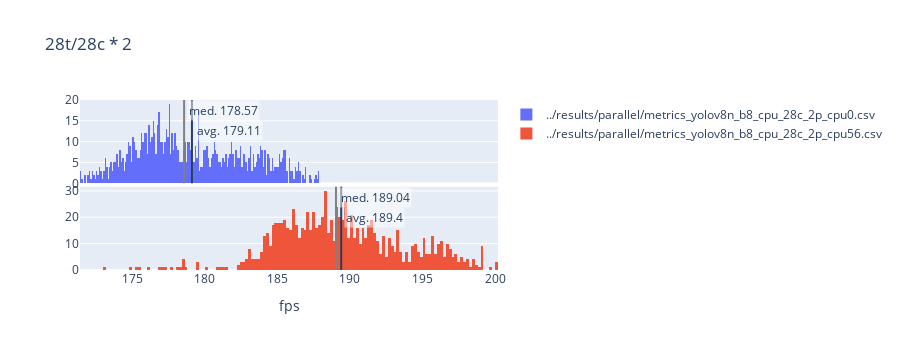
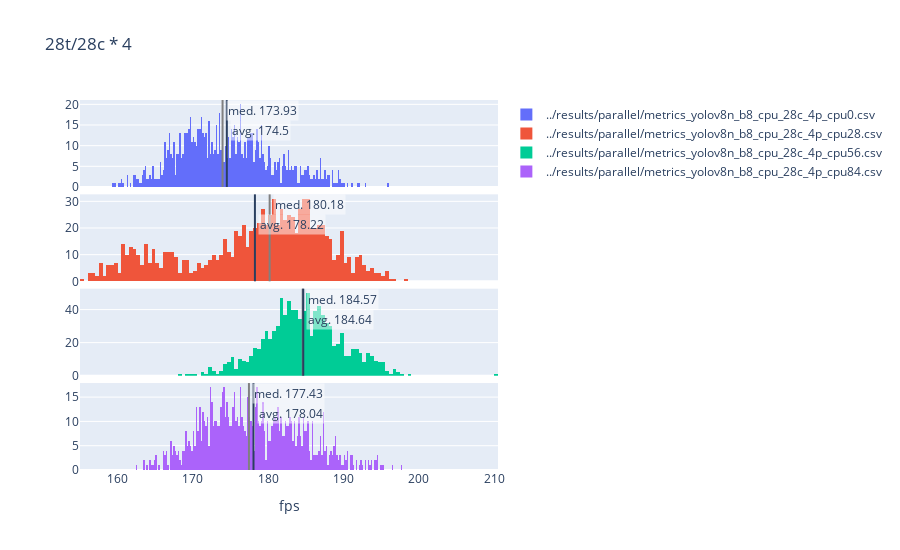

The notebook cell these images were saved under, in order:
### Code cell
files = [
    '../results/parallel/metrics_yolov8n_b8_cpu_28c_2p_cpu0.csv',
    '../results/parallel/metrics_yolov8n_b8_cpu_28c_2p_cpu56.csv',
]

create_histograms([read_metrics(f) for f in files], files, '28t/28c * 2', 'fps').show()

files = [
    '../results/parallel/metrics_yolov8n_b8_cpu_28c_4p_cpu0.csv',
    '../results/parallel/metrics_yolov8n_b8_cpu_28c_4p_cpu28.csv',
    '../results/parallel/metrics_yolov8n_b8_cpu_28c_4p_cpu56.csv',
    '../results/parallel/metrics_yolov8n_b8_cpu_28c_4p_cpu84.csv',
]

create_histograms([read_metrics(f) for f in files], files, '28t/28c * 4', 'fps').show()

### Figure 1 — Plotly figure (JSON) as saved in the notebook; plotly's stock layout.template omitted (floating-point values rounded to 4 significant figures; data arrays with more than 128 entries replaced by an {"elided": "..."} marker saying what was removed)
{"data": [{"name": "../results/parallel/metrics_yolov8n_b8_cpu_28c_2p_cpu0.csv", "nbinsx": 200, "type": "histogram", "x": {"elided": "990 float values"}, "xaxis": "x", "yaxis": "y"}, {"name": "../results/parallel/metrics_yolov8n_b8_cpu_28c_2p_cpu56.csv", "nbinsx": 200, "type": "histogram", "x": {"elided": "990 float values"}, "xaxis": "x2", "yaxis": "y2"}], "layout": {"annotations": [{"bgcolor": "rgba(255,255,255,0.5)", "showarrow": false, "text": "med. 178.57", "x": 178.6, "xanchor": "left", "xref": "x", "xshift": 3, "y": 1, "yanchor": "top", "yref": "y domain"}, {"bgcolor": "rgba(255,255,255,0.5)", "showarrow": false, "text": "avg. 179.11", "x": 179.1, "xanchor": "left", "xref": "x", "xshift": 3, "y": 1, "yanchor": "top", "yref": "y domain", "yshift": -20}, {"bgcolor": "rgba(255,255,255,0.5)", "showarrow": false, "text": "med. 189.04", "x": 189.0, "xanchor": "left", "xref": "x2", "xshift": 3, "y": 1, "yanchor": "top", "yref": "y2 domain"}, {"bgcolor": "rgba(255,255,255,0.5)", "showarrow": false, "text": "avg. 189.4", "x": 189.4, "xanchor": "left", "xref": "x2", "xshift": 3, "y": 1, "yanchor": "top", "yref": "y2 domain", "yshift": -20}], "height": 350, "shapes": [{"line": {"color": "grey"}, "type": "line", "x0": 178.6, "x1": 178.6, "xref": "x", "y0": 0, "y1": 1, "yref": "y domain"}, {"type": "line", "x0": 179.1, "x1": 179.1, "xref": "x", "y0": 0, "y1": 1, "yref": "y domain"}, {"line": {"color": "grey"}, "type": "line", "x0": 189.0, "x1": 189.0, "xref": "x2", "y0": 0, "y1": 1, "yref": "y2 domain"}, {"type": "line", "x0": 189.4, "x1": 189.4, "xref": "x2", "y0": 0, "y1": 1, "yref": "y2 domain"}], "title": {"text": "28t/28c * 2"}, "xaxis": {"anchor": "y", "domain": [0, 1], "matches": "x2", "showticklabels": false}, "xaxis2": {"anchor": "y2", "domain": [0, 1], "title": {"text": "fps"}}, "yaxis": {"anchor": "x", "domain": [0.51, 1]}, "yaxis2": {"anchor": "x2", "domain": [0, 0.49]}}}

### Figure 2 — Plotly figure (JSON) as saved in the notebook; plotly's stock layout.template omitted (floating-point values rounded to 4 significant figures; data arrays with more than 128 entries replaced by an {"elided": "..."} marker saying what was removed)
{"data": [{"name": "../results/parallel/metrics_yolov8n_b8_cpu_28c_4p_cpu0.csv", "nbinsx": 200, "type": "histogram", "x": {"elided": "990 float values"}, "xaxis": "x", "yaxis": "y"}, {"name": "../results/parallel/metrics_yolov8n_b8_cpu_28c_4p_cpu28.csv", "nbinsx": 200, "type": "histogram", "x": {"elided": "990 float values"}, "xaxis": "x2", "yaxis": "y2"}, {"name": "../results/parallel/metrics_yolov8n_b8_cpu_28c_4p_cpu56.csv", "nbinsx": 200, "type": "histogram", "x": {"elided": "990 float values"}, "xaxis": "x3", "yaxis": "y3"}, {"name": "../results/parallel/metrics_yolov8n_b8_cpu_28c_4p_cpu84.csv", "nbinsx": 200, "type": "histogram", "x": {"elided": "990 float values"}, "xaxis": "x4", "yaxis": "y4"}], "layout": {"annotations": [{"bgcolor": "rgba(255,255,255,0.5)", "showarrow": false, "text": "med. 173.93", "x": 173.9, "xanchor": "left", "xref": "x", "xshift": 3, "y": 1, "yanchor": "top", "yref": "y domain"}, {"bgcolor": "rgba(255,255,255,0.5)", "showarrow": false, "text": "avg. 174.5", "x": 174.5, "xanchor": "left", "xref": "x", "xshift": 3, "y": 1, "yanchor": "top", "yref": "y domain", "yshift": -20}, {"bgcolor": "rgba(255,255,255,0.5)", "showarrow": false, "text": "med. 180.18", "x": 180.2, "xanchor": "left", "xref": "x2", "xshift": 3, "y": 1, "yanchor": "top", "yref": "y2 domain"}, {"bgcolor": "rgba(255,255,255,0.5)", "showarrow": false, "text": "avg. 178.22", "x": 178.2, "xanchor": "left", "xref": "x2", "xshift": 3, "y": 1, "yanchor": "top", "yref": "y2 domain", "yshift": -20}, {"bgcolor": "rgba(255,255,255,0.5)", "showarrow": false, "text": "med. 184.57", "x": 184.6, "xanchor": "left", "xref": "x3", "xshift": 3, "y": 1, "yanchor": "top", "yref": "y3 domain"}, {"bgcolor": "rgba(255,255,255,0.5)", "showarrow": false, "text": "avg. 184.64", "x": 184.6, "xanchor": "left", "xref": "x3", "xshift": 3, "y": 1, "yanchor": "top", "yref": "y3 domain", "yshift": -20}, {"bgcolor": "rgba(255,255,255,0.5)", "showarrow": false, "text": "med. 177.43", "x": 177.4, "xanchor": "left", "xref": "x4", "xshift": 3, "y": 1, "yanchor": "top", "yref": "y4 domain"}, {"bgcolor": "rgba(255,255,255,0.5)", "showarrow": false, "text": "avg. 178.04", "x": 178.0, "xanchor": "left", "xref": "x4", "xshift": 3, "y": 1, "yanchor": "top", "yref": "y4 domain", "yshift": -20}], "height": 550, "shapes": [{"line": {"color": "grey"}, "type": "line", "x0": 173.9, "x1": 173.9, "xref": "x", "y0": 0, "y1": 1, "yref": "y domain"}, {"type": "line", "x0": 174.5, "x1": 174.5, "xref": "x", "y0": 0, "y1": 1, "yref": "y domain"}, {"line": {"color": "grey"}, "type": "line", "x0": 180.2, "x1": 180.2, "xref": "x2", "y0": 0, "y1": 1, "yref": "y2 domain"}, {"type": "line", "x0": 178.2, "x1": 178.2, "xref": "x2", "y0": 0, "y1": 1, "yref": "y2 domain"}, {"line": {"color": "grey"}, "type": "line", "x0": 184.6, "x1": 184.6, "xref": "x3", "y0": 0, "y1": 1, "yref": "y3 domain"}, {"type": "line", "x0": 184.6, "x1": 184.6, "xref": "x3", "y0": 0, "y1": 1, "yref": "y3 domain"}, {"line": {"color": "grey"}, "type": "line", "x0": 177.4, "x1": 177.4, "xref": "x4", "y0": 0, "y1": 1, "yref": "y4 domain"}, {"type": "line", "x0": 178.0, "x1": 178.0, "xref": "x4", "y0": 0, "y1": 1, "yref": "y4 domain"}], "title": {"text": "28t/28c * 4"}, "xaxis": {"anchor": "y", "domain": [0, 1], "matches": "x4", "showticklabels": false}, "xaxis2": {"anchor": "y2", "domain": [0, 1], "matches": "x4", "showticklabels": false}, "xaxis3": {"anchor": "y3", "domain": [0, 1], "matches": "x4", "showticklabels": false}, "xaxis4": {"anchor": "y4", "domain": [0, 1], "title": {"text": "fps"}}, "yaxis": {"anchor": "x", "domain": [0.765, 1.0]}, "yaxis2": {"anchor": "x2", "domain": [0.51, 0.745]}, "yaxis3": {"anchor": "x3", "domain": [0.255, 0.49]}, "yaxis4": {"anchor": "x4", "domain": [0, 0.235]}}}
